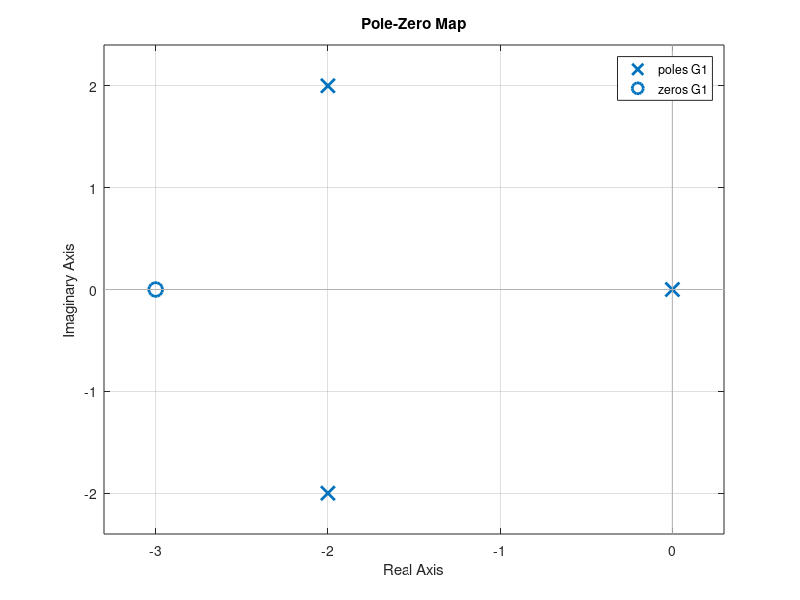
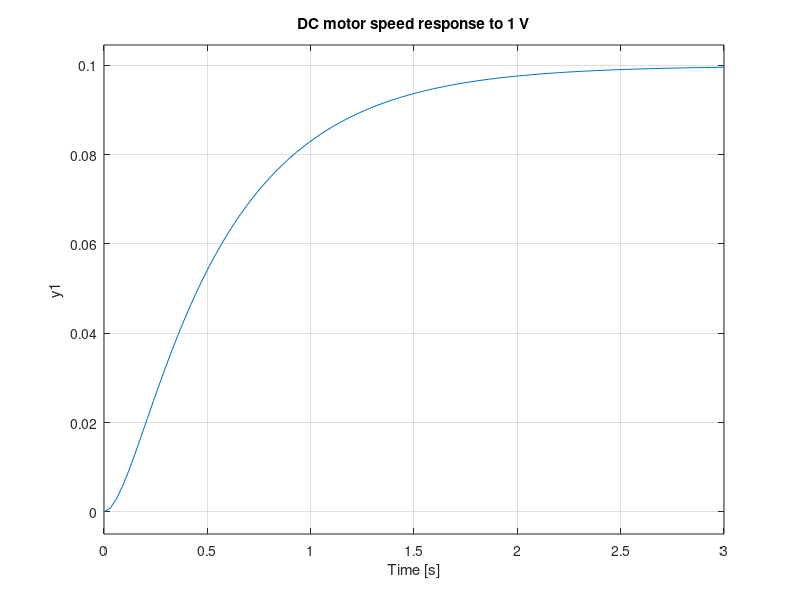

The MATLAB source for these figures, in order:
%% Weeks 3-6 - Transfer functions, poles & zeros, DC servo motor
% دالة التحويل، الأقطاب والأصفار، ونموذج محرك التيار المستمر
clc; clear; close all

%% Method 1: coefficients  |  الطريقة الأولى: المعاملات
num = [1 3];
den = [1 4 8 0];
G1 = tf(num, den)

%% Method 2: the Laplace variable s  |  الطريقة الثانية: المتغير s
s = tf('s');
G2 = (s + 3) / (s * (s^2 + 4*s + 8))

%% Method 3: zeros, poles and gain  |  الطريقة الثالثة: الأصفار والأقطاب
G3 = zpk([-3], [0 -2+2i -2-2i], 1)

%% Poles and zeros  |  الأقطاب والأصفار
p = pole(G1)
z = zero(G1)
pzmap(G1)

%% DC servo motor model (armature controlled)  |  نموذج محرك DC
% speed(s)/V(s) = K / ( (J s + b)(L s + R) + K^2 )
J = 0.01;   % moment of inertia   عزم القصور الذاتي
b = 0.1;    % friction            معامل الاحتكاك
K = 0.01;   % motor constant      ثابت المحرك
R = 1;      % resistance          المقاومة
L = 0.5;    % inductance          المحاثة
P_speed = tf(K, conv([J b], [L R]) + [0 0 K^2])     % السرعة / الجهد
P_pos   = P_speed * tf(1, [1 0])                      % الموقع / الجهد
figure
step(P_speed)
title('DC motor speed response to 1 V')
damp(P_speed)
